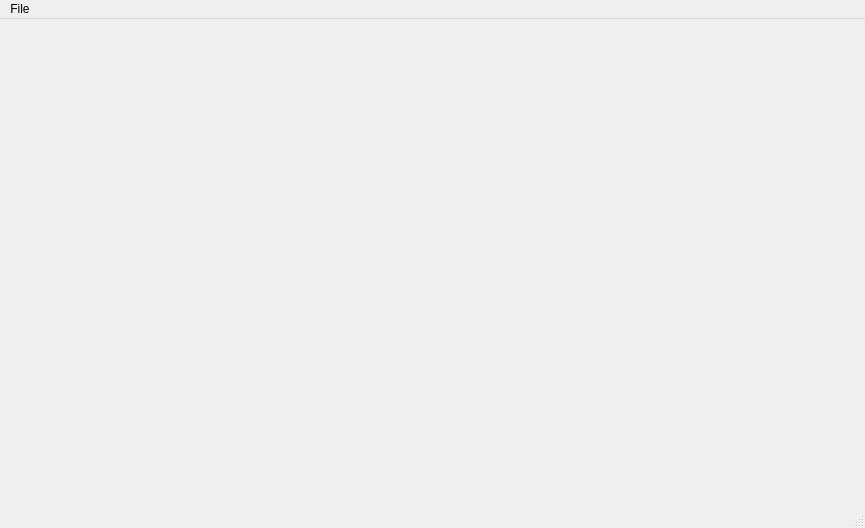
<?xml version="1.0" encoding="UTF-8"?>
<ui version="4.0">
 <class>MainWindow</class>
 <widget class="QMainWindow" name="MainWindow">
  <property name="geometry">
   <rect>
    <x>0</x>
    <y>0</y>
    <width>865</width>
    <height>528</height>
   </rect>
  </property>
  <property name="windowTitle">
   <string>MainWindow</string>
  </property>
  <property name="windowIcon">
   <iconset>
    <normaloff>Resources/i.jpg</normaloff>Resources/i.jpg</iconset>
  </property>
  <widget class="QWidget" name="centralwidget"/>
  <widget class="QMenuBar" name="menubar">
   <property name="geometry">
    <rect>
     <x>0</x>
     <y>0</y>
     <width>865</width>
     <height>21</height>
    </rect>
   </property>
   <widget class="QMenu" name="menuNew">
    <property name="title">
     <string>File</string>
    </property>
    <addaction name="actionNew"/>
    <addaction name="actionOpen"/>
    <addaction name="actionClose"/>
   </widget>
   <addaction name="menuNew"/>
  </widget>
  <widget class="QStatusBar" name="statusbar"/>
  <action name="actionNew">
   <property name="icon">
    <iconset>
     <normaloff>Resources/new.jpg</normaloff>Resources/new.jpg</iconset>
   </property>
   <property name="text">
    <string>New</string>
   </property>
  </action>
  <action name="actionOpen">
   <property name="icon">
    <iconset>
     <normaloff>Resources/open.jpg</normaloff>Resources/open.jpg</iconset>
   </property>
   <property name="text">
    <string>Open</string>
   </property>
  </action>
  <action name="actionClose">
   <property name="icon">
    <iconset>
     <normaloff>Resources/cut.jpg</normaloff>Resources/cut.jpg</iconset>
   </property>
   <property name="text">
    <string>Close</string>
   </property>
  </action>
 </widget>
 <resources/>
 <connections/>
</ui>
